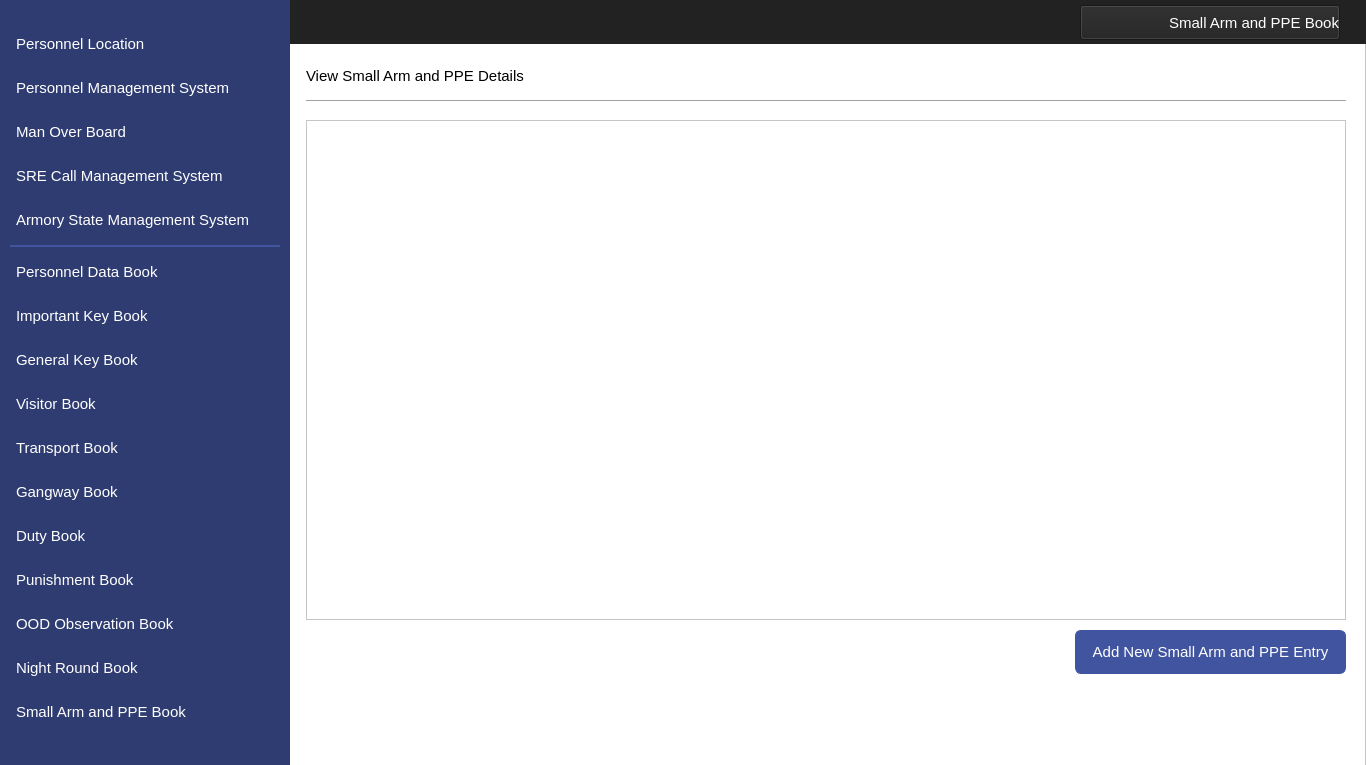
<?xml version="1.0" encoding="UTF-8"?>
<ui version="4.0">
 <class>MainWindow</class>
 <widget class="QMainWindow" name="MainWindow">
  <property name="geometry">
   <rect>
    <x>0</x>
    <y>0</y>
    <width>1366</width>
    <height>765</height>
   </rect>
  </property>
  <property name="windowTitle">
   <string>MainWindow</string>
  </property>
  <widget class="QWidget" name="centralwidget">
   <widget class="QFrame" name="frame">
    <property name="geometry">
     <rect>
      <x>0</x>
      <y>0</y>
      <width>1366</width>
      <height>768</height>
     </rect>
    </property>
    <property name="styleSheet">
     <string notr="true">background-color: #ffffff</string>
    </property>
    <property name="frameShape">
     <enum>QFrame::StyledPanel</enum>
    </property>
    <property name="frameShadow">
     <enum>QFrame::Raised</enum>
    </property>
    <widget class="QLabel" name="label">
     <property name="geometry">
      <rect>
       <x>0</x>
       <y>0</y>
       <width>290</width>
       <height>768</height>
      </rect>
     </property>
     <property name="styleSheet">
      <string notr="true">background-image: url(null);
background-color:#2F3C71;</string>
     </property>
     <property name="text">
      <string/>
     </property>
    </widget>
    <widget class="QLabel" name="label_2">
     <property name="geometry">
      <rect>
       <x>0</x>
       <y>0</y>
       <width>1366</width>
       <height>44</height>
      </rect>
     </property>
     <property name="styleSheet">
      <string notr="true">background-image: url(null);
background-color:#222222;</string>
     </property>
     <property name="text">
      <string/>
     </property>
    </widget>
    <widget class="QPushButton" name="navViewPunishment">
     <property name="geometry">
      <rect>
       <x>10</x>
       <y>558</y>
       <width>270</width>
       <height>44</height>
      </rect>
     </property>
     <property name="font">
      <font>
       <family>Segoe UI</family>
       <pointsize>11</pointsize>
      </font>
     </property>
     <property name="cursor">
      <cursorShape>PointingHandCursor</cursorShape>
     </property>
     <property name="styleSheet">
      <string notr="true">QPushButton 
{
    text-align: left;
    color: #ffffff;
    background-color:#2F3C71;
    border-width: 1px;
    border-color: #2F3C71;
    border-style: solid;
    border-radius: 6;
    padding: 3px;
    font-size: 11pt;
    padding-left: 5px;
    padding-right: 5px;
    min-width: 40px;
}

QPushButton:hover
{
    background-color:#4154A0;
}
QPushButton:pressed
{
    background-color: #384889;
 	border-width: 3px;
    border-color: #5C70BC;
    border-style: solid;
    border-radius: 6;

}</string>
     </property>
     <property name="text">
      <string>Punishment Book</string>
     </property>
     <property name="icon">
      <iconset resource="../IconResource.qrc">
       <normaloff>:/images/punishment.png</normaloff>:/images/punishment.png</iconset>
     </property>
     <property name="iconSize">
      <size>
       <width>25</width>
       <height>25</height>
      </size>
     </property>
     <property name="flat">
      <bool>false</bool>
     </property>
    </widget>
    <widget class="QPushButton" name="navViewImpKey">
     <property name="geometry">
      <rect>
       <x>10</x>
       <y>294</y>
       <width>270</width>
       <height>44</height>
      </rect>
     </property>
     <property name="font">
      <font>
       <family>Segoe UI</family>
       <pointsize>11</pointsize>
      </font>
     </property>
     <property name="cursor">
      <cursorShape>PointingHandCursor</cursorShape>
     </property>
     <property name="styleSheet">
      <string notr="true">QPushButton 
{
    text-align: left;
    color: #ffffff;
    background-color:#2F3C71;
    border-width: 1px;
    border-color: #2F3C71;
    border-style: solid;
    border-radius: 6;
    padding: 3px;
    font-size: 11pt;
    padding-left: 5px;
    padding-right: 5px;
    min-width: 40px;
}

QPushButton:hover
{
    background-color:#4154A0;
}
QPushButton:pressed
{
    background-color: #384889;
 	border-width: 3px;
    border-color: #5C70BC;
    border-style: solid;
    border-radius: 6;

}</string>
     </property>
     <property name="text">
      <string>Important Key Book</string>
     </property>
     <property name="icon">
      <iconset resource="../IconResource.qrc">
       <normaloff>:/images/impKey.png</normaloff>:/images/impKey.png</iconset>
     </property>
     <property name="iconSize">
      <size>
       <width>25</width>
       <height>25</height>
      </size>
     </property>
     <property name="flat">
      <bool>false</bool>
     </property>
    </widget>
    <widget class="QPushButton" name="navViewGenKey">
     <property name="geometry">
      <rect>
       <x>10</x>
       <y>338</y>
       <width>270</width>
       <height>44</height>
      </rect>
     </property>
     <property name="font">
      <font>
       <family>Segoe UI</family>
       <pointsize>11</pointsize>
      </font>
     </property>
     <property name="cursor">
      <cursorShape>PointingHandCursor</cursorShape>
     </property>
     <property name="styleSheet">
      <string notr="true">QPushButton 
{
    text-align: left;
    color: #ffffff;
    background-color:#2F3C71;
    border-width: 1px;
    border-color: #2F3C71;
    border-style: solid;
    border-radius: 6;
    padding: 3px;
    font-size: 11pt;
    padding-left: 5px;
    padding-right: 5px;
    min-width: 40px;
}

QPushButton:hover
{
    background-color:#4154A0;
}

QPushButton:pressed
{
    background-color: #384889;
 	border-width: 3px;
    border-color: #5C70BC;
    border-style: solid;
    border-radius: 6;

}</string>
     </property>
     <property name="text">
      <string>General Key Book</string>
     </property>
     <property name="icon">
      <iconset resource="../IconResource.qrc">
       <normaloff>:/images/genKey.png</normaloff>:/images/genKey.png</iconset>
     </property>
     <property name="iconSize">
      <size>
       <width>25</width>
       <height>25</height>
      </size>
     </property>
     <property name="flat">
      <bool>false</bool>
     </property>
    </widget>
    <widget class="QPushButton" name="navViewVisitor">
     <property name="geometry">
      <rect>
       <x>10</x>
       <y>382</y>
       <width>270</width>
       <height>44</height>
      </rect>
     </property>
     <property name="font">
      <font>
       <family>Segoe UI</family>
       <pointsize>11</pointsize>
      </font>
     </property>
     <property name="cursor">
      <cursorShape>PointingHandCursor</cursorShape>
     </property>
     <property name="styleSheet">
      <string notr="true">QPushButton 
{
    text-align: left;
    color: #ffffff;
    background-color:#2F3C71;
    border-width: 1px;
    border-color: #2F3C71;
    border-style: solid;
    border-radius: 6;
    padding: 3px;
    font-size: 11pt;
    padding-left: 5px;
    padding-right: 5px;
    min-width: 40px;
}

QPushButton:hover
{
    background-color:#4154A0;
}

QPushButton:pressed
{
    background-color: #384889;
 	border-width: 3px;
    border-color: #5C70BC;
    border-style: solid;
    border-radius: 6;
}</string>
     </property>
     <property name="text">
      <string>Visitor Book</string>
     </property>
     <property name="icon">
      <iconset resource="../IconResource.qrc">
       <normaloff>:/images/visitor.png</normaloff>:/images/visitor.png</iconset>
     </property>
     <property name="iconSize">
      <size>
       <width>25</width>
       <height>25</height>
      </size>
     </property>
     <property name="flat">
      <bool>false</bool>
     </property>
    </widget>
    <widget class="QPushButton" name="navViewTransport">
     <property name="geometry">
      <rect>
       <x>10</x>
       <y>426</y>
       <width>270</width>
       <height>44</height>
      </rect>
     </property>
     <property name="font">
      <font>
       <family>Segoe UI</family>
       <pointsize>11</pointsize>
      </font>
     </property>
     <property name="cursor">
      <cursorShape>PointingHandCursor</cursorShape>
     </property>
     <property name="styleSheet">
      <string notr="true">QPushButton 
{
    text-align: left;
    color: #ffffff;
    background-color:#2F3C71;
    border-width: 1px;
    border-color: #2F3C71;
    border-style: solid;
    border-radius: 6;
    padding: 3px;
    font-size: 11pt;
    padding-left: 5px;
    padding-right: 5px;
    min-width: 40px;
}

QPushButton:hover
{
    background-color:#4154A0;
}
QPushButton:pressed
{
    background-color: #384889;
 	border-width: 3px;
    border-color: #5C70BC;
    border-style: solid;
    border-radius: 6;

}</string>
     </property>
     <property name="text">
      <string>Transport Book</string>
     </property>
     <property name="icon">
      <iconset resource="../IconResource.qrc">
       <normaloff>:/images/transport.png</normaloff>:/images/transport.png</iconset>
     </property>
     <property name="iconSize">
      <size>
       <width>25</width>
       <height>25</height>
      </size>
     </property>
     <property name="flat">
      <bool>false</bool>
     </property>
    </widget>
    <widget class="QPushButton" name="navViewGangway">
     <property name="geometry">
      <rect>
       <x>10</x>
       <y>470</y>
       <width>270</width>
       <height>44</height>
      </rect>
     </property>
     <property name="font">
      <font>
       <family>Segoe UI</family>
       <pointsize>11</pointsize>
      </font>
     </property>
     <property name="cursor">
      <cursorShape>PointingHandCursor</cursorShape>
     </property>
     <property name="styleSheet">
      <string notr="true">QPushButton 
{
    text-align: left;
    color: #ffffff;
    background-color:#2F3C71;
    border-width: 1px;
    border-color: #2F3C71;
    border-style: solid;
    border-radius: 6;
    padding: 3px;
    font-size: 11pt;
    padding-left: 5px;
    padding-right: 5px;
    min-width: 40px;
}

QPushButton:hover
{
    background-color:#4154A0;
}
QPushButton:pressed
{
    background-color: #384889;
 	border-width: 3px;
    border-color: #5C70BC;
    border-style: solid;
    border-radius: 6;

}</string>
     </property>
     <property name="text">
      <string>Gangway Book</string>
     </property>
     <property name="icon">
      <iconset resource="../IconResource.qrc">
       <normaloff>:/images/gangway.png</normaloff>:/images/gangway.png</iconset>
     </property>
     <property name="iconSize">
      <size>
       <width>25</width>
       <height>25</height>
      </size>
     </property>
     <property name="flat">
      <bool>false</bool>
     </property>
    </widget>
    <widget class="QPushButton" name="navViewDuty">
     <property name="geometry">
      <rect>
       <x>10</x>
       <y>514</y>
       <width>270</width>
       <height>44</height>
      </rect>
     </property>
     <property name="font">
      <font>
       <family>Segoe UI</family>
       <pointsize>11</pointsize>
      </font>
     </property>
     <property name="cursor">
      <cursorShape>PointingHandCursor</cursorShape>
     </property>
     <property name="styleSheet">
      <string notr="true">QPushButton 
{
    text-align: left;
    color: #ffffff;
    background-color:#2F3C71;
    border-width: 1px;
    border-color: #2F3C71;
    border-style: solid;
    border-radius: 6;
    padding: 3px;
    font-size: 11pt;
    padding-left: 5px;
    padding-right: 5px;
    min-width: 40px;
}

QPushButton:hover
{
    background-color:#4154A0;
}
QPushButton:pressed
{
    background-color: #384889;
 	border-width: 3px;
    border-color: #5C70BC;
    border-style: solid;
    border-radius: 6;

}</string>
     </property>
     <property name="text">
      <string>Duty Book</string>
     </property>
     <property name="icon">
      <iconset resource="../IconResource.qrc">
       <normaloff>:/images/duty.png</normaloff>:/images/duty.png</iconset>
     </property>
     <property name="iconSize">
      <size>
       <width>25</width>
       <height>25</height>
      </size>
     </property>
     <property name="flat">
      <bool>false</bool>
     </property>
    </widget>
    <widget class="QPushButton" name="navViewNight">
     <property name="geometry">
      <rect>
       <x>10</x>
       <y>646</y>
       <width>270</width>
       <height>44</height>
      </rect>
     </property>
     <property name="font">
      <font>
       <family>Segoe UI</family>
       <pointsize>11</pointsize>
      </font>
     </property>
     <property name="cursor">
      <cursorShape>PointingHandCursor</cursorShape>
     </property>
     <property name="styleSheet">
      <string notr="true">QPushButton 
{
    text-align: left;
    color: #ffffff;
    background-color:#2F3C71;
    border-width: 1px;
    border-color: #2F3C71;
    border-style: solid;
    border-radius: 6;
    padding: 3px;
    font-size: 11pt;
    padding-left: 5px;
    padding-right: 5px;
    min-width: 40px;
}

QPushButton:hover
{
    background-color:#4154A0;
}
QPushButton:pressed
{
    background-color: #384889;
 	border-width: 3px;
    border-color: #5C70BC;
    border-style: solid;
    border-radius: 6;

}</string>
     </property>
     <property name="text">
      <string>Night Round Book</string>
     </property>
     <property name="icon">
      <iconset resource="../IconResource.qrc">
       <normaloff>:/images/night.png</normaloff>:/images/night.png</iconset>
     </property>
     <property name="iconSize">
      <size>
       <width>25</width>
       <height>25</height>
      </size>
     </property>
     <property name="flat">
      <bool>false</bool>
     </property>
    </widget>
    <widget class="QLabel" name="label_4">
     <property name="geometry">
      <rect>
       <x>10</x>
       <y>245</y>
       <width>270</width>
       <height>2</height>
      </rect>
     </property>
     <property name="styleSheet">
      <string notr="true">background-color:#4154A0;</string>
     </property>
     <property name="text">
      <string/>
     </property>
    </widget>
    <widget class="QPushButton" name="navViewMOB">
     <property name="geometry">
      <rect>
       <x>10</x>
       <y>110</y>
       <width>270</width>
       <height>44</height>
      </rect>
     </property>
     <property name="font">
      <font>
       <family>Segoe UI</family>
       <pointsize>11</pointsize>
      </font>
     </property>
     <property name="cursor">
      <cursorShape>PointingHandCursor</cursorShape>
     </property>
     <property name="styleSheet">
      <string notr="true">QPushButton 
{
    text-align: left;
    color: #ffffff;
    background-color:#2F3C71;
    border-width: 1px;
    border-color: #2F3C71;
    border-style: solid;
    border-radius: 6;
    padding: 3px;
    font-size: 11pt;
    padding-left: 5px;
    padding-right: 5px;
    min-width: 40px;
}

QPushButton:hover
{
    background-color:#4154A0;
}
QPushButton:pressed
{
    background-color: #384889;
 	border-width: 3px;
    border-color: #5C70BC;
    border-style: solid;
    border-radius: 6;

}</string>
     </property>
     <property name="text">
      <string>Man Over Board</string>
     </property>
     <property name="icon">
      <iconset resource="../IconResource.qrc">
       <normaloff>:/images/mob.png</normaloff>:/images/mob.png</iconset>
     </property>
     <property name="iconSize">
      <size>
       <width>32</width>
       <height>32</height>
      </size>
     </property>
     <property name="flat">
      <bool>false</bool>
     </property>
    </widget>
    <widget class="QPushButton" name="navViewLocation">
     <property name="geometry">
      <rect>
       <x>10</x>
       <y>22</y>
       <width>270</width>
       <height>44</height>
      </rect>
     </property>
     <property name="font">
      <font>
       <family>Segoe UI</family>
       <pointsize>11</pointsize>
      </font>
     </property>
     <property name="cursor">
      <cursorShape>PointingHandCursor</cursorShape>
     </property>
     <property name="styleSheet">
      <string notr="true">QPushButton 
{
    text-align: left;
    color: #ffffff;
    background-color:#2F3C71;
    border-width: 1px;
    border-color: #2F3C71;
    border-style: solid;
    border-radius: 6;
    padding: 3px;
    font-size: 11pt;
    padding-left: 5px;
    padding-right: 5px;
    min-width: 40px;
}

QPushButton:hover
{
    background-color:#4154A0;
}
QPushButton:pressed
{
    background-color: #384889;
 	border-width: 3px;
    border-color: #5C70BC;
    border-style: solid;
    border-radius: 6;

}</string>
     </property>
     <property name="text">
      <string>Personnel Location</string>
     </property>
     <property name="icon">
      <iconset resource="../IconResource.qrc">
       <normaloff>:/images/locate.png</normaloff>:/images/locate.png</iconset>
     </property>
     <property name="iconSize">
      <size>
       <width>25</width>
       <height>25</height>
      </size>
     </property>
     <property name="flat">
      <bool>false</bool>
     </property>
    </widget>
    <widget class="QPushButton" name="navViewMangement">
     <property name="geometry">
      <rect>
       <x>10</x>
       <y>66</y>
       <width>270</width>
       <height>44</height>
      </rect>
     </property>
     <property name="font">
      <font>
       <family>Segoe UI</family>
       <pointsize>11</pointsize>
      </font>
     </property>
     <property name="cursor">
      <cursorShape>PointingHandCursor</cursorShape>
     </property>
     <property name="styleSheet">
      <string notr="true">QPushButton 
{
    text-align: left;
    color: #ffffff;
    background-color:#2F3C71;
    border-width: 1px;
    border-color: #2F3C71;
    border-style: solid;
    border-radius: 6;
    padding: 3px;
    font-size: 11pt;
    padding-left: 5px;
    padding-right: 5px;
    min-width: 40px;
}

QPushButton:hover
{
    background-color:#4154A0;
}
QPushButton:pressed
{
    background-color: #384889;
 	border-width: 3px;
    border-color: #5C70BC;
    border-style: solid;
    border-radius: 6;

}</string>
     </property>
     <property name="text">
      <string>Personnel Management System</string>
     </property>
     <property name="icon">
      <iconset resource="../IconResource.qrc">
       <normaloff>:/images/personnel.png</normaloff>:/images/personnel.png</iconset>
     </property>
     <property name="iconSize">
      <size>
       <width>32</width>
       <height>32</height>
      </size>
     </property>
     <property name="flat">
      <bool>false</bool>
     </property>
    </widget>
    <widget class="QPushButton" name="navViewPPE">
     <property name="geometry">
      <rect>
       <x>10</x>
       <y>690</y>
       <width>270</width>
       <height>44</height>
      </rect>
     </property>
     <property name="font">
      <font>
       <family>Segoe UI</family>
       <pointsize>11</pointsize>
      </font>
     </property>
     <property name="cursor">
      <cursorShape>PointingHandCursor</cursorShape>
     </property>
     <property name="styleSheet">
      <string notr="true">QPushButton 
{
    text-align: left;
    color: #ffffff;
    background-color:#2F3C71;
    border-width: 1px;
    border-color: #2F3C71;
    border-style: solid;
    border-radius: 6;
    padding: 3px;
    font-size: 11pt;
    padding-left: 5px;
    padding-right: 5px;
    min-width: 40px;
}

QPushButton:hover
{
    background-color:#4154A0;
}
QPushButton:active
{
    background-color:#4154A0;
}
QPushButton:pressed
{
    background-color: #384889;
 	border-width: 3px;
    border-color: #5C70BC;
    border-style: solid;
    border-radius: 6;

}</string>
     </property>
     <property name="text">
      <string>Small Arm and PPE Book</string>
     </property>
     <property name="icon">
      <iconset resource="../IconResource.qrc">
       <normaloff>:/images/armPPE.png</normaloff>:/images/armPPE.png</iconset>
     </property>
     <property name="iconSize">
      <size>
       <width>25</width>
       <height>25</height>
      </size>
     </property>
     <property name="flat">
      <bool>false</bool>
     </property>
    </widget>
    <widget class="QPushButton" name="navViewOOD">
     <property name="geometry">
      <rect>
       <x>10</x>
       <y>602</y>
       <width>270</width>
       <height>44</height>
      </rect>
     </property>
     <property name="font">
      <font>
       <family>Segoe UI</family>
       <pointsize>11</pointsize>
      </font>
     </property>
     <property name="cursor">
      <cursorShape>PointingHandCursor</cursorShape>
     </property>
     <property name="styleSheet">
      <string notr="true">QPushButton 
{
    text-align: left;
    color: #ffffff;
    background-color:#2F3C71;
    border-width: 1px;
    border-color: #2F3C71;
    border-style: solid;
    border-radius: 6;
    padding: 3px;
    font-size: 11pt;
    padding-left: 5px;
    padding-right: 5px;
    min-width: 40px;
}

QPushButton:hover
{
    background-color:#4154A0;
}
QPushButton:pressed
{
    background-color: #384889;
 	border-width: 3px;
    border-color: #5C70BC;
    border-style: solid;
    border-radius: 6;

}</string>
     </property>
     <property name="text">
      <string>OOD Observation Book</string>
     </property>
     <property name="icon">
      <iconset resource="../IconResource.qrc">
       <normaloff>:/images/oodObserve.png</normaloff>:/images/oodObserve.png</iconset>
     </property>
     <property name="iconSize">
      <size>
       <width>25</width>
       <height>25</height>
      </size>
     </property>
     <property name="flat">
      <bool>false</bool>
     </property>
    </widget>
    <widget class="QPushButton" name="navViewCMS">
     <property name="geometry">
      <rect>
       <x>10</x>
       <y>154</y>
       <width>270</width>
       <height>44</height>
      </rect>
     </property>
     <property name="font">
      <font>
       <family>Segoe UI</family>
       <pointsize>11</pointsize>
      </font>
     </property>
     <property name="cursor">
      <cursorShape>PointingHandCursor</cursorShape>
     </property>
     <property name="styleSheet">
      <string notr="true">QPushButton 
{
    text-align: left;
    color: #ffffff;
    background-color:#2F3C71;
    border-width: 1px;
    border-color: #2F3C71;
    border-style: solid;
    border-radius: 6;
    padding: 3px;
    font-size: 11pt;
    padding-left: 5px;
    padding-right: 5px;
    min-width: 40px;
}

QPushButton:hover
{
    background-color:#4154A0;
}
QPushButton:pressed
{
    background-color: #384889;
 	border-width: 3px;
    border-color: #5C70BC;
    border-style: solid;
    border-radius: 6;

}</string>
     </property>
     <property name="text">
      <string>SRE Call Management System</string>
     </property>
     <property name="icon">
      <iconset resource="../IconResource.qrc">
       <normaloff>:/images/sreCall.png</normaloff>:/images/sreCall.png</iconset>
     </property>
     <property name="iconSize">
      <size>
       <width>25</width>
       <height>25</height>
      </size>
     </property>
     <property name="flat">
      <bool>false</bool>
     </property>
    </widget>
    <widget class="QPushButton" name="pushButton">
     <property name="enabled">
      <bool>true</bool>
     </property>
     <property name="geometry">
      <rect>
       <x>1080</x>
       <y>5</y>
       <width>260</width>
       <height>35</height>
      </rect>
     </property>
     <property name="font">
      <font>
       <family>Segoe UI</family>
       <pointsize>11</pointsize>
      </font>
     </property>
     <property name="styleSheet">
      <string notr="true"> text-align: right;
    color: #ffffff;
    background-color:#222222;</string>
     </property>
     <property name="text">
      <string>Small Arm and PPE Book</string>
     </property>
     <property name="icon">
      <iconset resource="../IconResource.qrc">
       <normaloff>:/images/armPPE.png</normaloff>:/images/armPPE.png</iconset>
     </property>
     <property name="iconSize">
      <size>
       <width>32</width>
       <height>32</height>
      </size>
     </property>
    </widget>
    <widget class="QPushButton" name="pushButton_2">
     <property name="enabled">
      <bool>true</bool>
     </property>
     <property name="geometry">
      <rect>
       <x>306</x>
       <y>680</y>
       <width>100</width>
       <height>80</height>
      </rect>
     </property>
     <property name="styleSheet">
      <string notr="true"> border:1px solid #fff;
    border-radius:4px;
    outline:none;</string>
     </property>
     <property name="text">
      <string/>
     </property>
     <property name="icon">
      <iconset resource="../IconResource.qrc">
       <normaloff>:/images/logoMTIP.png</normaloff>:/images/logoMTIP.png</iconset>
     </property>
     <property name="iconSize">
      <size>
       <width>200</width>
       <height>200</height>
      </size>
     </property>
    </widget>
    <widget class="QPushButton" name="navViewPersonnel">
     <property name="geometry">
      <rect>
       <x>10</x>
       <y>250</y>
       <width>270</width>
       <height>44</height>
      </rect>
     </property>
     <property name="font">
      <font>
       <family>Segoe UI</family>
       <pointsize>11</pointsize>
      </font>
     </property>
     <property name="cursor">
      <cursorShape>PointingHandCursor</cursorShape>
     </property>
     <property name="styleSheet">
      <string notr="true">QPushButton 
{
    text-align: left;
    color: #ffffff;
    background-color:#2F3C71;
    border-width: 1px;
    border-color: #2F3C71;
    border-style: solid;
    border-radius: 6;
    padding: 3px;
    font-size: 11pt;
    padding-left: 5px;
    padding-right: 5px;
    min-width: 40px;
}

QPushButton:hover
{
    background-color:#4154A0;
}

QPushButton:pressed
{
    background-color: #384889;
 	border-width: 3px;
    border-color: #5C70BC;
    border-style: solid;
    border-radius: 6;

}</string>
     </property>
     <property name="text">
      <string>Personnel Data Book</string>
     </property>
     <property name="icon">
      <iconset resource="../IconResource.qrc">
       <normaloff>:/images/personnelData.png</normaloff>:/images/personnelData.png</iconset>
     </property>
     <property name="iconSize">
      <size>
       <width>25</width>
       <height>25</height>
      </size>
     </property>
     <property name="flat">
      <bool>false</bool>
     </property>
    </widget>
    <widget class="QPushButton" name="btnAddArmPPE">
     <property name="geometry">
      <rect>
       <x>1075</x>
       <y>630</y>
       <width>271</width>
       <height>44</height>
      </rect>
     </property>
     <property name="font">
      <font>
       <family>Segoe UI</family>
       <pointsize>11</pointsize>
      </font>
     </property>
     <property name="cursor">
      <cursorShape>PointingHandCursor</cursorShape>
     </property>
     <property name="styleSheet">
      <string notr="true">QPushButton
{
    color: #ffffff;
    background-color:#4154A0;
    border-width: 1px;
    border-color: #4154A0;
    border-style: solid;
    border-radius: 6;
    padding: 3px;
    font-size: 11pt;
    padding-left: 5px;
    padding-right: 5px;
    min-width: 40px;
}

QPushButton:hover
{
    background-color:#384889
}
QPushButton:pressed
{
    background-color: #384889;
 	border-width: 3px;
    border-color: #5C70BC;
    border-style: solid;
    border-radius: 6;

}</string>
     </property>
     <property name="text">
      <string>Add New Small Arm and PPE Entry</string>
     </property>
     <property name="icon">
      <iconset resource="../IconResource.qrc">
       <normaloff>:/images/add.png</normaloff>:/images/add.png</iconset>
     </property>
     <property name="iconSize">
      <size>
       <width>25</width>
       <height>25</height>
      </size>
     </property>
    </widget>
    <widget class="QPushButton" name="navViewState">
     <property name="geometry">
      <rect>
       <x>10</x>
       <y>198</y>
       <width>270</width>
       <height>44</height>
      </rect>
     </property>
     <property name="font">
      <font>
       <family>Segoe UI</family>
       <pointsize>11</pointsize>
      </font>
     </property>
     <property name="cursor">
      <cursorShape>PointingHandCursor</cursorShape>
     </property>
     <property name="styleSheet">
      <string notr="true">QPushButton 
{
    text-align: left;
    color: #ffffff;
    background-color:#2F3C71;
    border-width: 1px;
    border-color: #2F3C71;
    border-style: solid;
    border-radius: 6;
    padding: 3px;
    font-size: 11pt;
    padding-left: 5px;
    padding-right: 5px;
    min-width: 40px;
}

QPushButton:hover
{
    background-color:#4154A0;
}
QPushButton:pressed
{
    background-color: #384889;
 	border-width: 3px;
    border-color: #5C70BC;
    border-style: solid;
    border-radius: 6;

}</string>
     </property>
     <property name="text">
      <string>Armory State Management System</string>
     </property>
     <property name="icon">
      <iconset resource="../IconResource.qrc">
       <normaloff>:/images/armoryState.png</normaloff>:/images/armoryState.png</iconset>
     </property>
     <property name="iconSize">
      <size>
       <width>25</width>
       <height>25</height>
      </size>
     </property>
     <property name="flat">
      <bool>false</bool>
     </property>
    </widget>
    <widget class="QTableView" name="tblDetails">
     <property name="geometry">
      <rect>
       <x>306</x>
       <y>120</y>
       <width>1040</width>
       <height>500</height>
      </rect>
     </property>
     <property name="font">
      <font>
       <pointsize>11</pointsize>
      </font>
     </property>
     <property name="editTriggers">
      <set>QAbstractItemView::NoEditTriggers</set>
     </property>
     <property name="alternatingRowColors">
      <bool>true</bool>
     </property>
     <property name="selectionMode">
      <enum>QAbstractItemView::NoSelection</enum>
     </property>
     <property name="selectionBehavior">
      <enum>QAbstractItemView::SelectRows</enum>
     </property>
     <property name="textElideMode">
      <enum>Qt::ElideMiddle</enum>
     </property>
    </widget>
    <zorder>label_2</zorder>
    <zorder>label</zorder>
    <zorder>navViewPunishment</zorder>
    <zorder>navViewImpKey</zorder>
    <zorder>navViewGenKey</zorder>
    <zorder>navViewVisitor</zorder>
    <zorder>navViewTransport</zorder>
    <zorder>navViewGangway</zorder>
    <zorder>navViewDuty</zorder>
    <zorder>navViewNight</zorder>
    <zorder>label_4</zorder>
    <zorder>navViewMOB</zorder>
    <zorder>navViewLocation</zorder>
    <zorder>navViewMangement</zorder>
    <zorder>navViewPPE</zorder>
    <zorder>navViewOOD</zorder>
    <zorder>navViewCMS</zorder>
    <zorder>pushButton</zorder>
    <zorder>pushButton_2</zorder>
    <zorder>navViewPersonnel</zorder>
    <zorder>btnAddArmPPE</zorder>
    <zorder>navViewState</zorder>
    <zorder>tblDetails</zorder>
   </widget>
   <widget class="QLabel" name="label_13">
    <property name="geometry">
     <rect>
      <x>306</x>
      <y>100</y>
      <width>1040</width>
      <height>1</height>
     </rect>
    </property>
    <property name="styleSheet">
     <string notr="true">background-color:#A0A0A0;</string>
    </property>
    <property name="text">
     <string/>
    </property>
   </widget>
   <widget class="QLabel" name="label_6">
    <property name="geometry">
     <rect>
      <x>306</x>
      <y>60</y>
      <width>221</width>
      <height>31</height>
     </rect>
    </property>
    <property name="font">
     <font>
      <family>Segoe UI</family>
      <pointsize>11</pointsize>
     </font>
    </property>
    <property name="layoutDirection">
     <enum>Qt::LeftToRight</enum>
    </property>
    <property name="styleSheet">
     <string notr="true">color: #000000;
background-color:#ffffff;
font-size: 11pt</string>
    </property>
    <property name="text">
     <string>View Small Arm and PPE Details</string>
    </property>
    <property name="alignment">
     <set>Qt::AlignLeading|Qt::AlignLeft|Qt::AlignVCenter</set>
    </property>
   </widget>
  </widget>
 </widget>
 <resources>
  <include location="../IconResource.qrc"/>
 </resources>
 <connections/>
</ui>
